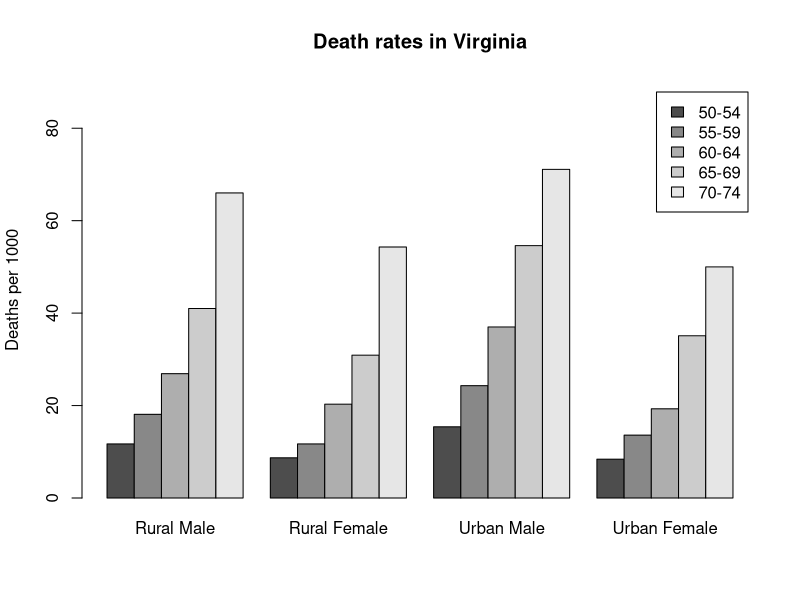
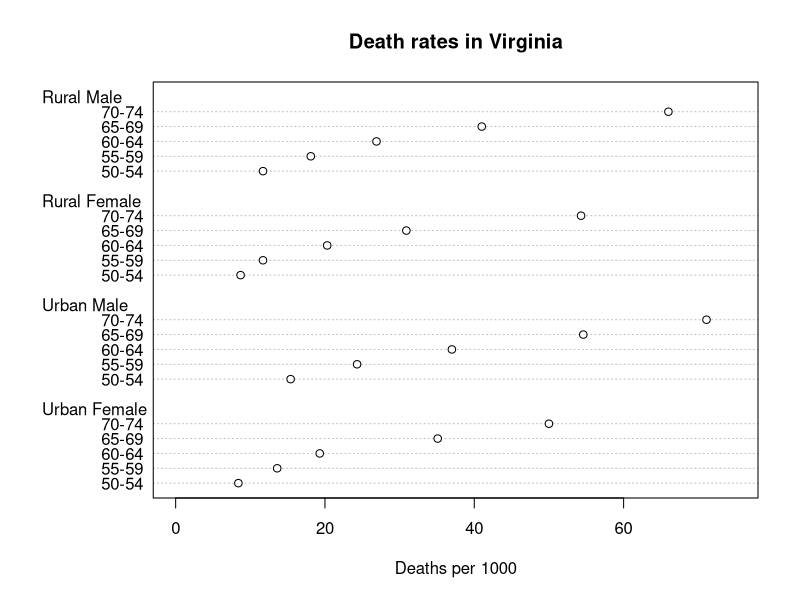
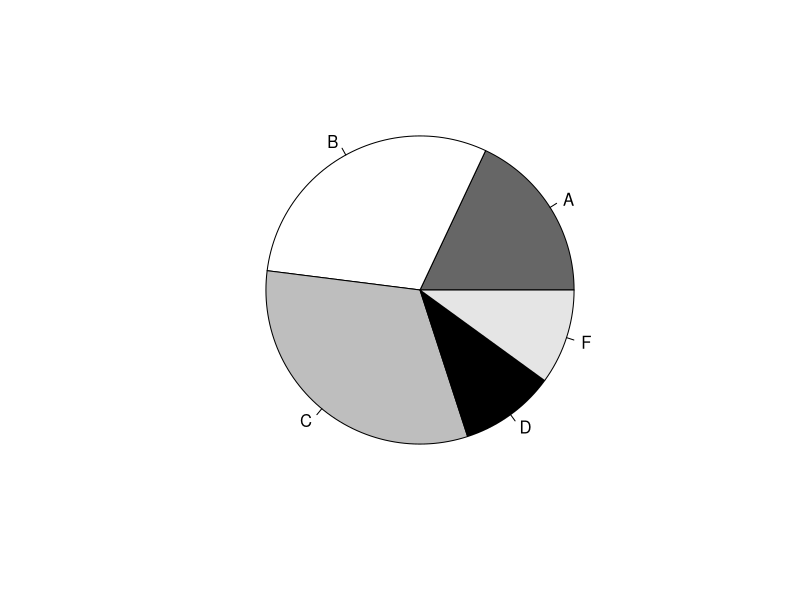
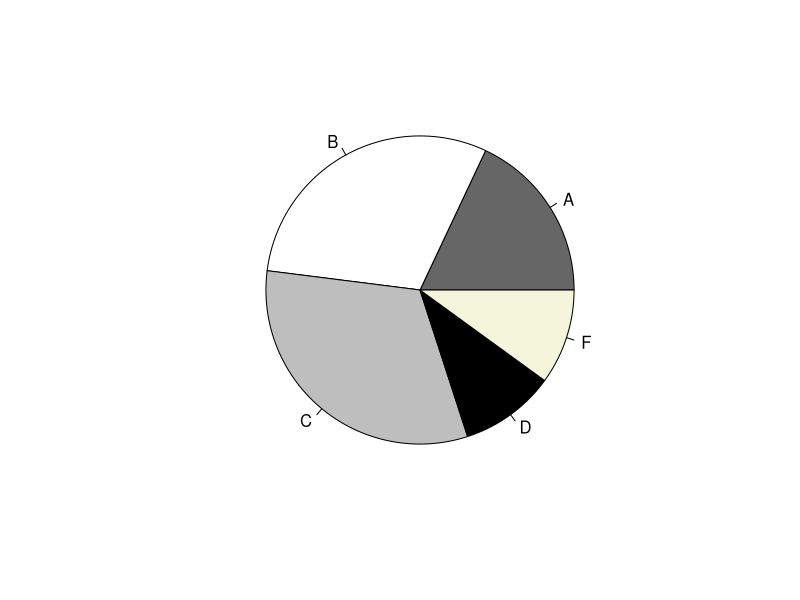
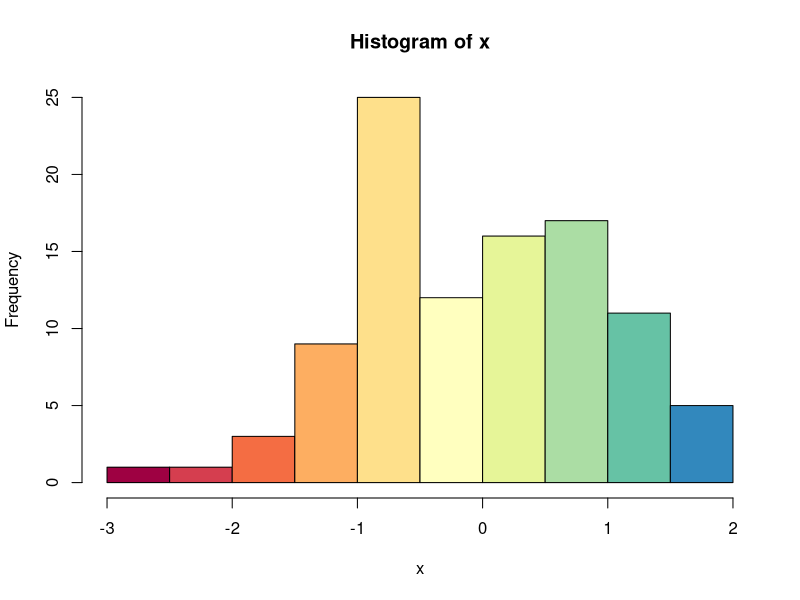
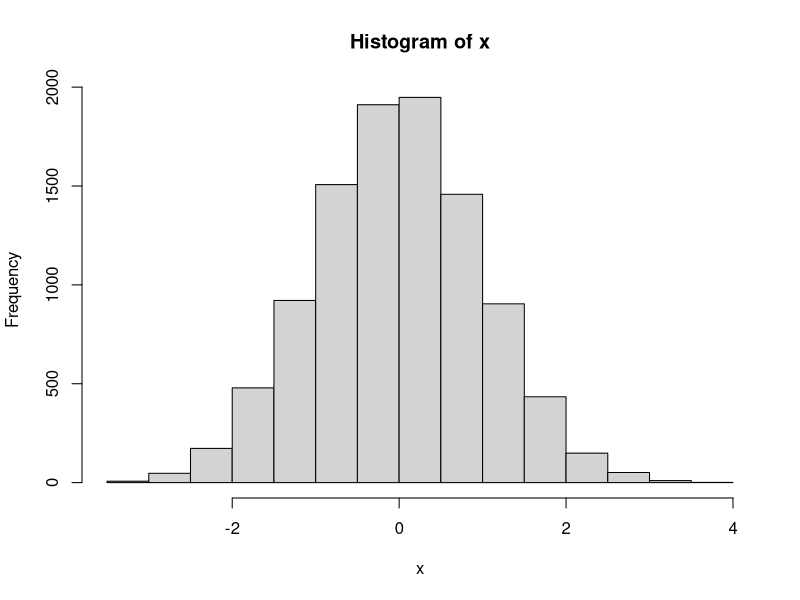
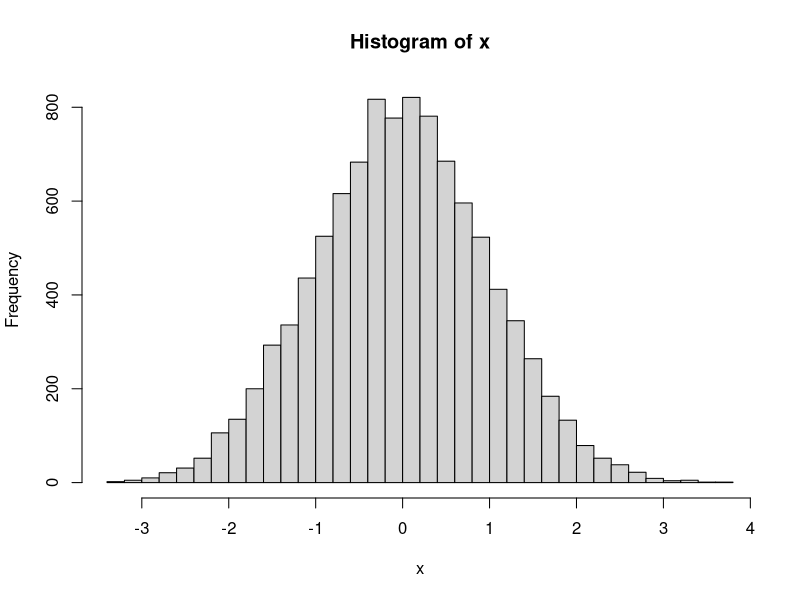
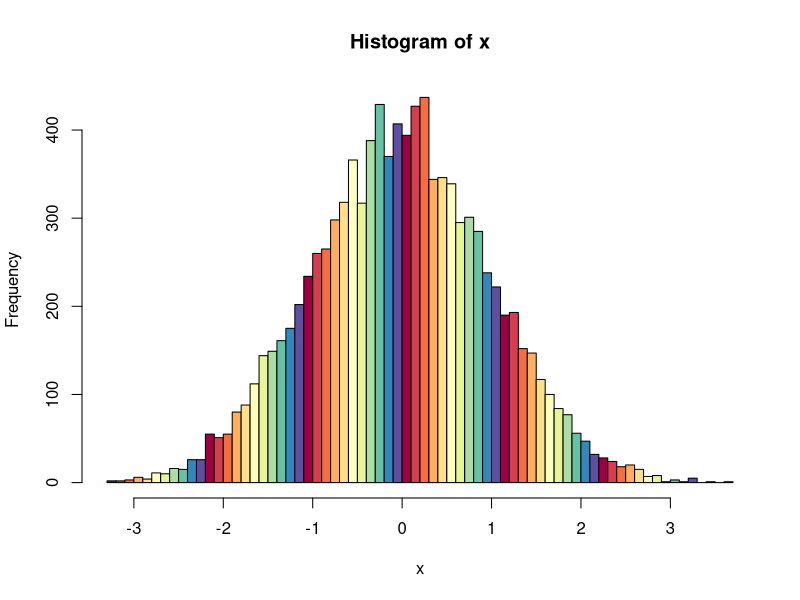

R code for these plots, in order:
## ---- chunk 1
#| fig-alt: "Bar chart of death rates in Virginia by age group and urbanization."

VADeaths
barplot(VADeaths, beside = TRUE, legend = TRUE, ylim = c(0, 90), 
         ylab = "Deaths per 1000", main = "Death rates in Virginia")  # Bar charts
## ---- chunk 2
#| fig-width: 7
#| fig-height: 6
#| fig-alt: "Dot chart of death rates in Virginia by age group and urbanization."

dotchart(VADeaths, xlim = c(0, 75), xlab = "Deaths per 1000", 
         main = "Death rates in Virginia")  # Dot charts
## ---- chunk 3
#| fig-alt: "Pie chart of five grade-group proportions labeled A, B, C, D, and F."

groupsizes <- c(18, 30, 32, 10, 10)
labels <- c("A", "B", "C", "D", "F")
pie(groupsizes, labels, col = c("grey40", "white", "grey", "black", "grey90"))
## ---- chunk 4
#| fig-alt: "Pie chart of the same five grade-group proportions with an alternate color palette."

pie(groupsizes, labels, 
    col = c("gray40", "white", "grey", "black", "#F5F5DC"))
## ---- chunk 5
#| fig-alt: "Histogram of 100 simulated normal values using a ColorBrewer palette."

library(RColorBrewer)
mypalette <- brewer.pal(20, "Spectral")

x <- rnorm(100)
hist(x, col = mypalette)
## ---- chunk 6
#| fig-alt: "Histogram of 10,000 simulated normal values using the default Sturges breaks."

x <- rnorm(10000)
hist(x, breaks = "Sturges") # Default
## ---- chunk 7
#| fig-alt: "Histogram of 10,000 simulated normal values using Scott breaks."

hist(x, breaks = "Scott")
## ---- chunk 8
#| fig-alt: "Histogram of 10,000 simulated normal values using Freedman-Diaconis breaks."

hist(x, breaks = "Freedman-Diaconis", col = mypalette)
## ---- chunk 9
#| fig-alt: "Histogram of 10,000 simulated normal values using five bins."

hist(x, breaks = 5)
## ---- chunk 10
#| fig-alt: "Histogram of 10,000 simulated normal values using custom half-unit breaks and alternating colors."

hist(x, breaks = (-12:12) / 2, col = c("blue", "orange"))
## ---- chunk 11
#| fig-alt: "Boxplots of iris sepal length grouped by species."

boxplot(Sepal.Length ~ Species, data = iris, ylab = "Sepal length (cm)", 
        main = "Iris measurement", boxwex = 0.5)    # boxwex changes the width of the box
## ---- chunk 12
#| fig-alt: "Scatterplot of simulated normal x values against simulated Poisson y values."

x <- rnorm(100)
y <- rpois(100, 30)

plot(x, y, main = "Poisson versus Normal")
## ---- chunk 13
#| fig-alt: "Line plot connecting simulated normal x values and simulated Poisson y values in data order."

plot(x, y, type = "l")
## ---- chunk 14
#| fig-alt: "Line plot connecting sorted simulated normal x values and sorted simulated Poisson y values."

plot(sort(x), sort(y), type = "l")
## ---- chunk 15
#| fig-alt: "Scatterplot of orange tree circumference versus age."

head(Orange)
Orange$Tree
summary(Orange$Tree)
unique(as.character(Orange$Tree))

plot(circumference ~ age, data = Orange)
## ---- chunk 16
#| fig-alt: "Scatterplot of orange tree circumference versus age with point symbols indicating tree."

plot(circumference ~ age, data = Orange, pch = as.character(Tree), cex = 0.75)
## ---- chunk 17
#| fig-alt: "QQ plot comparing two normal samples with the same distribution."

X <- rnorm(1000)

par(mfrow = c(2, 2))
A <- rnorm(1000)
qqplot(X, A, main = "A and X are the same")
## ---- chunk 18
#| fig-alt: "QQ plot comparing a normal sample to a shifted and rescaled normal sample."

B <- rnorm(1000, mean = 3, sd = 2)
qqplot(X, B, main = "B is rescaled X")
## ---- chunk 19
#| fig-alt: "QQ plot comparing a normal sample to a heavy-tailed t distribution sample."

C <- rt(1000, df = 2)
qqplot(X, C, main = "C has heavier tails")
## ---- chunk 20
#| fig-alt: "QQ plot comparing a normal sample to a right-skewed lognormal sample."

D <- exp(rnorm(1000)) 
qqplot(X, D, main = "D is skewed to the right")
## ---- chunk 21
#| fig-alt: "Scatterplot of orange tree circumference versus age with separate fitted lines for each tree."

plot(circumference ~ age, data = Orange, pch = as.numeric(Tree))
abline(lm(circumference ~ age, data = Orange, subset = Tree == "1"), lty = 1)
abline(lm(circumference ~ age, data = Orange, subset = Tree == "2"), lty = 2)
abline(lm(circumference ~ age, data = Orange, subset = Tree == "3"), lty = 3)
abline(lm(circumference ~ age, data = Orange, subset = Tree == "4"), lty = 4)
abline(lm(circumference ~ age, data = Orange, subset = Tree == "5"), lty = 5)
legend("topleft", legend = paste("Tree", 1:5), lty = 1:5, pch = 1:5, lwd = c(1, 1, 2, 1, 1))
## ---- chunk 22
#| fig-alt: "Illustration of the plotting region and margins with labeled text and points."

par(mar = c(5, 5, 5, 5) + 0.1)
plot(c(1, 9), c(0, 50), type = "n", xlab = "", ylab = "")
text(6, 40, "Plot region")
points(6, 20)
text(6, 20, "(6, 20)", adj = c(0.5, 2))
mtext(paste("Margin", 1:4), side = 1:4, line = 3)
mtext(paste("Line", 0:4), side = 1, line = 0:4, at = 3, cex = 0.6)
mtext(paste("Line", 0:4), side = 2, line = 0:4, at = 15, cex = 0.6)
mtext(paste("Line", 0:4), side = 3, line = 0:4, at = 3, cex = 0.6)
mtext(paste("Line", 0:4), side = 4, line = 0:4, at = 15, cex = 0.6)
## ---- chunk 23
#| fig-alt: "Histogram of log-transformed island areas with custom axis labels."

log(1000*islands, 10)
hist(log(1000*islands, 10), axes = FALSE, xlab = "Area (in sq. miles)", 
      main = "Area of the World's Largest Islands")
box()
axis(side = 1, at = 4:7, 
      labels = c("10,000", "100,000", "1,000,000", "10,000,000"))
axis(side = 2)
## ---- chunk 24
#| fig-alt: "Scatterplot with customized axes demonstrating axis label formatting."

# A Silly Axis Example

length <- c(7.9, 6.5, 8.4, 5.5, 6.5, 8.0, 7.0, 7.5)
width <- c(2.3, 1.7, 2.6, 1.7, 1.9, 2.1, 1.8, 1.9)
plot(width ~ length, axes = FALSE)
axis(1, at = c(5.5, 6.2, 6.9, 7.6, 8.3), labels = c("l", "a", "b", "e", "l"), 
     col = "violet")
axis(2, pos = 5.6, las = 2, tck = 0.01)
axis(3, col = "blue", lty = 2, lwd = 5)
axis(4, col = "violet", col.axis = "dark violet", lwd.ticks = 0, font = 5, cex.axis = 0.5)
## ---- chunk 25
#| fig-alt: "Chi-square density curve with the upper-tail rejection region shaded and labeled."

zv <- qchisq(0.9, 10)
cord.x <- c(zv, seq(zv, 30, 0.01), zv)
cord.y <- c(0, dchisq(seq(zv, 30, 0.01), 10), 0)
curve(dchisq(x, 10), xlim = c(0, 30), xaxp = c(0, 0, 1), xlab = "", ylab = "", 
      main = expression(paste(chi ^ 2, " distribution")))
axis(1, zv, col = "red", labels = expression(paste(chi[alpha] ^ 2)), cex.axis = 1, 
     font = 3)
polygon(cord.x, cord.y, density = 20, col = "blue")
legend(20, 0.06, legend = expression(paste(alpha, " area")), border = "brown", fill = "blue", density = 20, cex = 1)
